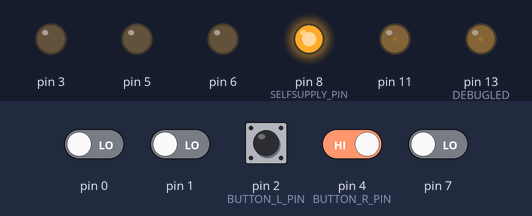
Recording of a sketch running on a simulated Arduino Uno, built with avr-gcc and run on an emulated ATmega328P. Shown: output pins drawn as LEDs (lit = HIGH). Inputs (shaded band) come from the test bench; at power-on: pin 2 (BUTTON_L_PIN), pin 4 (BUTTON_R_PIN) HIGH, pin 0, pin 1, pin 7 LOW.

Above: at 0.8 s.
0.9 s: pin 2 (BUTTON_L_PIN) driven LOW and pin 4 (BUTTON_R_PIN) driven LOW
At 3.87 s:
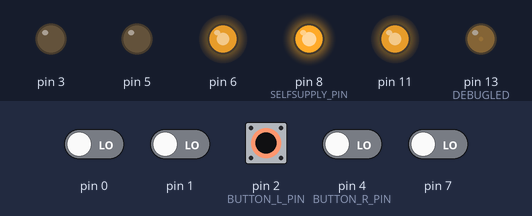
3.9 s: pin 2 (BUTTON_L_PIN) pulsed HIGH 2 times (0.12 s each, 0.3 s apart)
At 6.9 s:
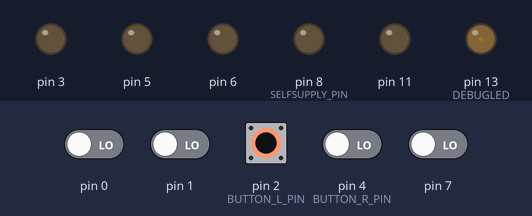
At 7.32 s:
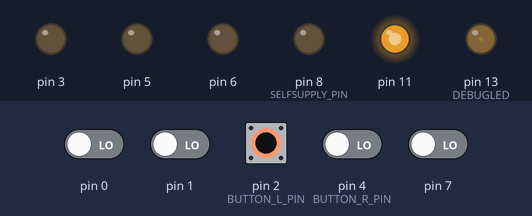
Timing chart, 0 to 13.5 s (numbered marks = the images above; inputs shaded):
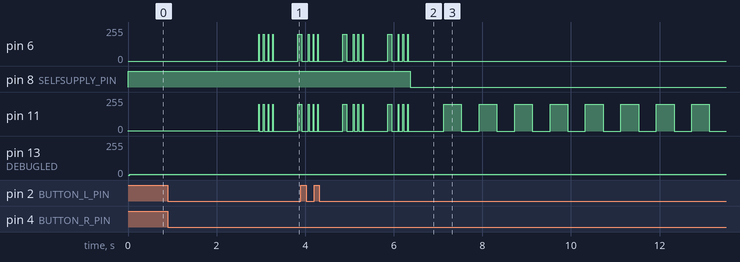

Measured:
- after the input at 0.9 s, pin 6: goes 3 × (200/255 0.01 s, 0/255 0.09 s), 200/255 0.02 s, 0/255 0.55 s, then 200/255, starting after 2.1 s; pin 11: goes 3 × (200/255 0.01 s, 0/255 0.09 s), 200/255 0.01 s, 0/255 0.55 s, then 200/255, starting after 2.1 s
- after the input at 3.9 s, pin 8 (SELFSUPPLY_PIN): HIGH → LOW after 2.5 s

The sketch:

arduino_328p_Soft.ino
```cpp
#define SELFSUPPLY_PIN PB0

#define DEBUGLED PB5
#define MAX_STANDBY_TIME 60000
//-------------------------------------------------------------

//--------------------------------------------------------------------------------------------------------------------------
typedef enum {
  OFF,
  ON
} State_t;
//--------------------------------------------------------------------------------------------------------------------------
//  modes
typedef enum {
  DAY_MODE,
  NIGHT_MODE
} DayTime_t;

DayTime_t dayTime = DAY_MODE;
//--------------------------------------------------------------------------------------------------------------------------
// Blink modes
typedef enum {
  BLINKER_OFF,
  BLINKER_STANDBY,
  BLINKER_ON
} BlinkerStates_t;

BlinkerStates_t blinkerState = BLINKER_STANDBY;
//--------------------------------------------------------------------------------------------------------------------------
// Blink modes
typedef enum {
  BLINK_IDLE,
  BLINK_DAY_MODE,
  BLINK_NIGHT_MODE,
  TURN_LEFT,
  TURN_RIGHT,
  RANOM_STATE
} BlinkModes_t;

BlinkModes_t blinkingMode = BLINK_IDLE;
BlinkModes_t prevBlinkMode = BLINK_IDLE;
//--------------------------------------------------------------------------------------------------------------------------
#define BUTTON_L_PIN PD2  // Button connected to PD2 (INT0)
#define BUTTON_R_PIN PD4  // Button connected to PD4

#define DEBOUNCE_TIME 50         // Debounce time in milliseconds
#define HOLD_TIME 2000           // Time to detect button hold in milliseconds
#define CONSEC_PRESSES_TIME 500  // Time window for counting consecutive presses

// Button states
typedef enum {
  BUTTON_IDLE,
  BUTTON_DEBOUNCING,
  BUTTON_PRESSED,
  BUTTON_HOLD,
  BUTTON_COUNT_CONSEC_PRESSES  // State to track consecutive presses
} ButtonState_t;

// Button structure to hold state information for each button
typedef struct {
  uint8_t pin;                     // The pin where the button is connected
  ButtonState_t state;             // Current state of the button
  uint16_t debounceCounter;        // Debounce counter
  uint16_t pressDuration;          // How long the button has been pressed
  uint8_t pressCount;              // Number of consecutive presses
  uint16_t consecutivePressTimer;  // Timer for consecutive presses
  volatile uint8_t updateButtonEvent;
} Button;

// Two buttons
Button buttonR = { BUTTON_R_PIN, BUTTON_IDLE, 0, 0, 0, 0, 0 };
Button buttonL = { BUTTON_L_PIN, BUTTON_IDLE, 0, 0, 0, 0, 0 };
//--------------------------------------------------------------------------------------------------------------------------
// static volatile uint32_t millisTime = 0;

static volatile uint32_t computeBlinkingTime = 0;
static volatile uint8_t blinkPathStep = 0;
uint8_t setLedsDoneFlag = 0;
static volatile uint32_t standByTime = 0;
//--------------------------------------------------------------------------------------------------------------------------
#define MAX_blinkPathStepS 10  // Define the maximum number of blinkPathSteps in a blinking sequence

// Structure to define a blinking mode for all four channels
typedef struct {
  uint8_t leftRedPath[MAX_blinkPathStepS];      // Blinking pattern for left red light
  uint8_t leftYellowPath[MAX_blinkPathStepS];   // Blinking pattern for left yellow light
  uint8_t rightRedPath[MAX_blinkPathStepS];     // Blinking pattern for right red light
  uint8_t rightYellowPath[MAX_blinkPathStepS];  // Blinking pattern for right yellow light

  uint32_t delayBetweenBlinks[MAX_blinkPathStepS];  // Delay between each intensity change
  uint8_t endOfVector;                              // Position in vectors where blinking Path end
  uint8_t pointToLoop;                              // Position in vectors where the loop starts from
} BlinkMode;
//-------------------------------------------------------------
BlinkMode dayBlinkMode = {
  .leftRedPath = { 200, 0, 200, 0, 200, 0, 200, 0, 200, 0 },  // intensities
  .leftYellowPath = { 0 },
  .rightRedPath = { 200, 0, 200, 0, 200, 0, 200, 0, 200, 0 },
  .rightYellowPath = { 0 },
  .delayBetweenBlinks = { 15, 90, 15, 90, 15, 90, 15, 550, 90, 150 },  // delays
  .endOfVector = 9,                                                    // value indicating end of the pattern
  .pointToLoop = 2                                                     // value indicating loop start point
};
//-------------------------------------------------------------
BlinkMode nightBlinkMode = {
  .leftRedPath = { 180, 50, 180, 50, 180, 50, 180, 50, 180, 50 },
  .leftYellowPath = { 0 },
  .rightRedPath = { 180, 50, 180, 50, 180, 50, 180, 50, 180, 50 },
  .rightYellowPath = { 0 },
  .delayBetweenBlinks = { 15, 90, 15, 90, 15, 90, 15, 550, 90, 150 },
  .endOfVector = 9,
  .pointToLoop = 0
};
//-------------------------------------------------------------
BlinkMode turnLeftBlink = {
  .leftRedPath = { 0 },  // Example intensities
  .leftYellowPath = { 255, 0, 255, 0, 200, 0 },
  .rightRedPath = { 255, 200, 200, 200, 200, 200 },
  .rightYellowPath = { 0 },
  .delayBetweenBlinks = { 250, 200, 350, 300, 450, 350 },
  .endOfVector = 5,  // Example value, indicating end of the pattern
  .pointToLoop = 4   // Example value, indicating loop start point
};
//-------------------------------------------------------------
BlinkMode turnRightBlink = {
  .leftRedPath = { 255, 200, 200, 200, 200, 200 },  // Example intensities
  .leftYellowPath = { 0 },
  .rightRedPath = { 0 },
  .rightYellowPath = { 255, 0, 255, 0, 200, 0 },
  .delayBetweenBlinks = { 250, 200, 350, 300, 450, 350 },
  .endOfVector = 5,  // Example value, indicating end of the pattern
  .pointToLoop = 4   // Example value, indicating loop start point
};
//-------------------------------------------------------------
BlinkMode blinkIdle = {
  .leftRedPath = { 2 },  // Example intensities
  .leftYellowPath = { 0 },
  .rightRedPath = { 0 },
  .rightYellowPath = { 0 },
  .delayBetweenBlinks = { 100 },
  .endOfVector = 0,  // Example value, indicating end of the pattern
  .pointToLoop = 0   // Example value, indicating loop start point
};
//-------------------------------------------------------------
BlinkMode errorBlink = {
  .leftRedPath = { 200, 0 },  // Example intensities
  .leftYellowPath = { 0 },
  .rightRedPath = { 0 },
  .rightYellowPath = { 0 },
  .delayBetweenBlinks = { 400, 400 },
  .endOfVector = 1,  // Example value, indicating end of the pattern
  .pointToLoop = 0   // Example value, indicating loop start point
};
//--------------------------------------------------------------------------------------------------------------------------

//--------------------------------------------------------------------------------------------------------------------------

//--------------------------------------------------------------------------------------------------------------------------
int main() {
  initSelfSupply();  // Initialize self-supply
  initTimer0PWM();
  initTimer1();
  initTimer2PWM();
  btnInit();
  DDRB |= (1 << DEBUGLED);

  while (1) {
    //useless in this project
  }
}
//--------------------------------------------------------------------------------------------------------------------------
void computeBtnGestsTick() {
  // debugHi();
  standByTime++;
  if (blinkerState == BLINKER_STANDBY && standByTime > MAX_STANDBY_TIME) {
    blinkerState = BLINKER_OFF;
    standByTime = 0;
  }
  if ((buttonL.state == BUTTON_IDLE || buttonL.state == BUTTON_HOLD) && (buttonR.state == BUTTON_IDLE || buttonR.state == BUTTON_HOLD) && (buttonL.updateButtonEvent || buttonR.updateButtonEvent)) {  //if butttons was actioned
    // debugTog();
    // Handle button logic
    if (blinkerState == BLINKER_STANDBY) {
      if ((buttonL.state == BUTTON_HOLD && buttonR.state == BUTTON_HOLD) || (buttonL.state == BUTTON_IDLE && buttonL.pressCount >= 4) || (buttonR.state == BUTTON_IDLE && buttonR.pressCount >= 4)) {
        blinkerState = BLINKER_ON;
        blinkingMode = BLINK_DAY_MODE;
        standByTime = 0;
        blinkPathStep = 0;       // Reset blinking step
        buttonL.pressCount = 0;  // Reset press count after handling
        buttonR.pressCount = 0;  // Reset press count after handling
      }
    } else if (blinkerState == BLINKER_ON) {
      if ((buttonL.state == BUTTON_HOLD && buttonR.state == BUTTON_HOLD) || (buttonL.state == BUTTON_IDLE && buttonL.pressCount >= 4) || (buttonR.state == BUTTON_IDLE && buttonR.pressCount >= 4)) {
        blinkerState = BLINKER_OFF;
        blinkPathStep = 0;       // Reset blinking step
        buttonL.pressCount = 0;  // Reset press count after handling
        buttonR.pressCount = 0;  // Reset press count after handling
      } else if ((buttonL.state == BUTTON_IDLE && buttonL.pressCount == 3) || (buttonR.state == BUTTON_IDLE && buttonR.pressCount == 3)) {
        if (dayTime == DAY_MODE) {
          dayTime = NIGHT_MODE;
          blinkingMode = BLINK_NIGHT_MODE;
        } else if (dayTime == NIGHT_MODE) {
          dayTime = DAY_MODE;
          blinkingMode = BLINK_DAY_MODE;
        }
        blinkPathStep = 0;       // Reset blinking step
        buttonL.pressCount = 0;  // Reset press count after handling
        buttonR.pressCount = 0;  // Reset press count after handling
      } else if (buttonL.state == BUTTON_IDLE && buttonL.pressCount == 1) {
        if (blinkingMode == TURN_LEFT) {
          if (dayTime == DAY_MODE) {
            blinkingMode = BLINK_DAY_MODE;
          } else if (dayTime == NIGHT_MODE) {
            blinkingMode = BLINK_NIGHT_MODE;
          }
        } else {
          blinkingMode = TURN_LEFT;  // Set turn left mode after 1 press
        }
        blinkPathStep = 0;
        buttonL.pressCount = 0;  // Reset press count after handling
        buttonR.pressCount = 0;  // Reset press count after handling
      }
      if (buttonR.state == BUTTON_IDLE && buttonR.pressCount == 1) {
        if (blinkingMode == TURN_RIGHT) {
          if (dayTime == DAY_MODE) {
            blinkingMode = BLINK_DAY_MODE;
          } else if (dayTime == NIGHT_MODE) {
            blinkingMode = BLINK_NIGHT_MODE;
          }
        } else {
          blinkingMode = TURN_RIGHT;  // Set turn right mode after 1 press
        }
        blinkPathStep = 0;
        buttonL.pressCount = 0;  // Reset press count after handling
        buttonR.pressCount = 0;  // Reset press count after handling
      }
    }
    buttonL.updateButtonEvent = 0;
    buttonR.updateButtonEvent = 0;
  }
  //_NOP();  // Insert no operation instruction
}
//--------------------------------------------------------------------------------------------------------------------------
void initSelfSupply() {
  DDRB |= (1 << SELFSUPPLY_PIN);   // Set SELFSUPPLY_PIN as output
  PORTB |= (1 << SELFSUPPLY_PIN);  // Set pin high
  blinkerState = BLINKER_STANDBY;
}
void selfSupply(State_t state) {
  if (state == ON) {
    PORTB |= (1 << SELFSUPPLY_PIN);  // Set pin high
  } else {
    PORTB &= ~(1 << SELFSUPPLY_PIN);  // Set pin low
  }
}
//--------------------------------------------------------------------------------------------------------------------------
// tick function to be called every 1ms
void blinkerTick() {
  switch (blinkerState) {
    case BLINKER_ON:
      selfSupply(ON);  // Turn on self-supply
      // If the blinking state has changed, reset the blinking step and timing
      if (prevBlinkMode != blinkingMode) {
        blinkPathStep = 0;        // Reset step when mode changes
        setLedsDoneFlag = 0;      // Reset the done flag
        computeBlinkingTime = 0;  // Reset the timing
      }
      prevBlinkMode = blinkingMode;  // Update the previous mode
      // Call appropriate blinking function based on the current state
      switch (blinkingMode) {
        case BLINK_IDLE:
          computeBlinking(&blinkIdle);
          break;
        case BLINK_DAY_MODE:
          // Fallthrough intentional
          __attribute__((fallthrough));
        case BLINK_NIGHT_MODE:
          if (dayTime == DAY_MODE) {
            computeBlinking(&dayBlinkMode);
          } else if (dayTime == NIGHT_MODE) {
            computeBlinking(&nightBlinkMode);
          }
          break;
        // case BLINK_NIGHT_MODE:
        //   break;
        case TURN_LEFT:
          computeBlinking(&turnLeftBlink);
          break;
        case TURN_RIGHT:
          computeBlinking(&turnRightBlink);
          break;
        default:
          computeBlinking(&errorBlink);
          break;
      }
      break;

    case BLINKER_STANDBY:
      selfSupply(ON);  // Keep on self-supply in standby
      blinkingMode = BLINK_IDLE;
      computeBlinking(&blinkIdle);
      break;

    case BLINKER_OFF:
      selfSupply(OFF);  // Turn off self-supply
      computeBlinking(&errorBlink);
      break;
  }
}

void computeBlinking(BlinkMode* blinkMode) {
  computeBlinkingTime++;  // Increment the timing counter

  // Execute blink modes based on the current state
  if (!setLedsDoneFlag) {
    // Set the output signals based on the current step in the pattern
    setRightRed(blinkMode->rightRedPath[blinkPathStep]);
    setRightYellow(blinkMode->rightYellowPath[blinkPathStep]);
    setLeftRed(blinkMode->leftRedPath[blinkPathStep]);
    setLeftYellow(blinkMode->leftYellowPath[blinkPathStep]);

    setLedsDoneFlag = 1;  // Mark as done for this step
  }

  // Check if it's time to move to the next step
  if (computeBlinkingTime >= blinkMode->delayBetweenBlinks[blinkPathStep]) {
    // Move to the next step in the pattern
    if (blinkPathStep >= blinkMode->endOfVector) {
      blinkPathStep = blinkMode->pointToLoop;  // Reset to the loop start point
    } else {
      blinkPathStep++;  // Move to the next step
    }

    setLedsDoneFlag = 0;      // Reset the flag for the next step
    computeBlinkingTime = 0;  // Reset the timing counter
  }
}
//--------------------------------------------------------------------------------------------------------------------------
// Function to initialize button pin as input with pull-up resistor
void btnInit() {
  DDRD &= ~(1 << BUTTON_R_PIN) & ~(1 << BUTTON_L_PIN);  // Set BUTTON_R_PIN and BUTTON_L_PIN as input
  PORTD |= (1 << BUTTON_R_PIN) | (1 << BUTTON_L_PIN);   // Enable internal pull-up resistors
}
//-------------------------------------------------------------
// Function to check the state of a button
uint8_t isButtonPressed(Button* btn) {
  return !(PIND & (1 << btn->pin));  // Button is pressed if LOW
}
//-------------------------------------------------------------
// Function to update the state of a button (called every 1ms)
void updateButtonState(Button* btn) {
  // uint8_t isButtonPressed = !(PIND & (1 << btn->pin));  // Button is pressed if LOW
  btn->consecutivePressTimer++;

  switch (btn->state) {
    case BUTTON_IDLE:
      if (isButtonPressed(btn)) {
        btn->state = BUTTON_DEBOUNCING;
        btn->debounceCounter = 0;
      }
      break;

    case BUTTON_DEBOUNCING:
      if (btn->debounceCounter < DEBOUNCE_TIME) {
        btn->debounceCounter++;
      } else {
        if (isButtonPressed(btn)) {
          btn->updateButtonEvent = 1;
          btn->state = BUTTON_PRESSED;
          btn->pressDuration = 0;
        } else {
          btn->state = BUTTON_IDLE;
        }
      }
      break;

    case BUTTON_PRESSED:
      btn->pressDuration++;
      if (!isButtonPressed(btn)) {
        btn->pressCount++;
        btn->state = BUTTON_COUNT_CONSEC_PRESSES;
        btn->consecutivePressTimer = 0;  // Start tracking consecutive presses
      } else if (btn->pressDuration >= HOLD_TIME) {
        btn->state = BUTTON_HOLD;
      }
      if (btn->consecutivePressTimer >= CONSEC_PRESSES_TIME) {
        btn->pressCount = 0;  // Reset press count if time exceeded
      }
      break;

    case BUTTON_HOLD:
      if (!isButtonPressed(btn)) {
        btn->state = BUTTON_IDLE;
      }
      break;

    case BUTTON_COUNT_CONSEC_PRESSES:
      // btn->consecutivePressTimer++;
      if (btn->consecutivePressTimer >= CONSEC_PRESSES_TIME) {
        btn->state = BUTTON_IDLE;
        // btn->pressCount = 0;  // Reset press count if time exceeded
      } else if (isButtonPressed(btn)) {
        btn->state = BUTTON_DEBOUNCING;
        btn->debounceCounter = 0;  // Prepare for a new press
      }
      break;
  }
}

// Function to be called every 1ms (from a timer interrupt or main loop)
void btnTick() {
  updateButtonState(&buttonR);
  updateButtonState(&buttonL);
}
//--------------------------------------------------------------------------------------------------------------------------

//--------------------------------------------------------------------------------------------------------------------------
// Initialize Timer0 and Timer2 for PWM
void initTimer0PWM() {
  // Set PD6 (OC0A), PD5 (OC0B) as output
  DDRD |= (1 << PD6) | (1 << PD5);

  // Timer 0 Configuration for Fast PWM on OC0A and OC0B
  // Fast PWM mode, non-inverting output on OC0A and OC0B, prescaler 64
  TCCR0A |= (1 << WGM00) | (1 << WGM01);    // Fast PWM mode
  TCCR0A |= (1 << COM0A1) | (1 << COM0B1);  // Non-inverting mode on OC0A and OC0B
  TCCR0B |= (1 << CS02);                    // Prescaler = 256
  // TCCR0B |= (1 << CS01) | (1 << CS00);      // Prescaler = 64
  // TCCR0B |= (1 << CS02) | (1 << CS00);      // Prescaler = 1024

  // Initialize duty cycle to 0
  OCR0A = 0;  // PWM duty cycle for OC0A (PD6)
  OCR0B = 0;  // PWM duty cycle for OC0B (PD5)
}
void initTimer2PWM() {
  // Set PB3 (OC2A) and PD3 (OC2B) as output
  DDRD |= (1 << PD3);
  DDRB |= (1 << PB3);

  // Timer 2 Configuration for Fast PWM on OC2A and OC2B
  // Fast PWM mode, non-inverting output on OC2A and OC2B, prescaler 64
  TCCR2A |= (1 << WGM20) | (1 << WGM21);    // Fast PWM mode
  TCCR2A |= (1 << COM2A1) | (1 << COM2B1);  // Non-inverting mode on OC2A and OC2B
  TCCR2B |= (1 << CS22) | (1 << CS21);      // Prescaler = 256
  // TCCR2B |= (1 << CS22);                    // Prescaler = 64
  // TCCR2B |= (1 << CS22) | (1 << CS21) | (1 << CS20);  // Prescaler = 1024

  // Initialize duty cycle to 0
  OCR2A = 0;  // PWM duty cycle for OC2A (PB3)
  OCR2B = 0;  // PWM duty cycle for OC2B (PD3)
}
//-------------------------------------------------------------
// Set PWM duty cycle for each channel (0-255)
void setRightRed(uint8_t dutyOCR0A) {
  if (dutyOCR0A == 0) {
    PORTD &= ~(1 << PD6);      // Set pin low
    TCCR0A &= ~(1 << COM0A1);  // Disconnect PWM for PD6
  } else {
    TCCR0A |= (1 << COM0A1);  // Connect PWM for PD6
    OCR0A = dutyOCR0A;        // Set duty cycle for OCR0A (PD6)
  }
}

void setRightYellow(uint8_t dutyOCR0B) {
  if (dutyOCR0B == 0) {
    PORTD &= ~(1 << PD5);      // Set pin low
    TCCR0A &= ~(1 << COM0B1);  // Disconnect PWM for PD5
  } else {
    TCCR0A |= (1 << COM0B1);  // Connect PWM for PD5
    OCR0B = dutyOCR0B;        // Set duty cycle for OCR0B (PD5)
  }
}

void setLeftRed(uint8_t dutyOCR2A) {
  if (dutyOCR2A == 0) {
    PORTB &= ~(1 << PB3);      // Set pin low
    TCCR2A &= ~(1 << COM2A1);  // Disconnect PWM for PB3
  } else {
    TCCR2A |= (1 << COM2A1);  // Connect PWM for PB3
    OCR2A = dutyOCR2A;        // Set duty cycle for OCR2A (PB3)
  }
}

void setLeftYellow(uint8_t dutyOCR2B) {
  if (dutyOCR2B == 0) {
    PORTD &= ~(1 << PD3);      // Set pin low
    TCCR2A &= ~(1 << COM2B1);  // Disconnect PWM for PD3
  } else {
    TCCR2A |= (1 << COM2B1);  // Connect PWM for PD3
    OCR2B = dutyOCR2B;        // Set duty cycle for OCR2B (PD3)
  }
}
//--------------------------------------------------------------------------------------------------------------------------

//--------------------------------------------------------------------------------------------------------------------------
void initTimer1() {
  // Ensure Timer1 is in a known state
  TCCR1A = 0;
  TCCR1B = 0;
  TCNT1 = 0;
  // Set Timer1 to CTC mode
  TCCR1B |= (1 << WGM12);
  // Set prescaler to 64 (16 MHz / 64 = 250 kHz)
  TCCR1B |= (1 << CS11) | (1 << CS10);
  // Calculate and set OCR1A for 1 ms interrupt
  OCR1A = 249;
  // Enable Timer1 Compare Match A interrupt
  TIMSK1 |= (1 << OCIE1A);
  // Enable global interrupts
  sei();
}
//-------------------------------------------------------------
// Timer1 Compare Match A Interrupt Service Routine
ISR(TIMER1_COMPA_vect) {
  // millisTime++;
  debugHi();
  btnTick();
  blinkerTick();
  computeBtnGestsTick();
  debugLo();
}
//--------------------------------------------------------------------------------------------------------------------------

void debugHi() {
  PORTB |= (1 << DEBUGLED);  // Set DEBUGLED pin high
}

void debugLo() {
  PORTB &= ~(1 << DEBUGLED);  // Set DEBUGLED pin low
}

void debugTog() {
  PORTB ^= (1 << DEBUGLED);  // Toggle DEBUGLED pin
}
```
